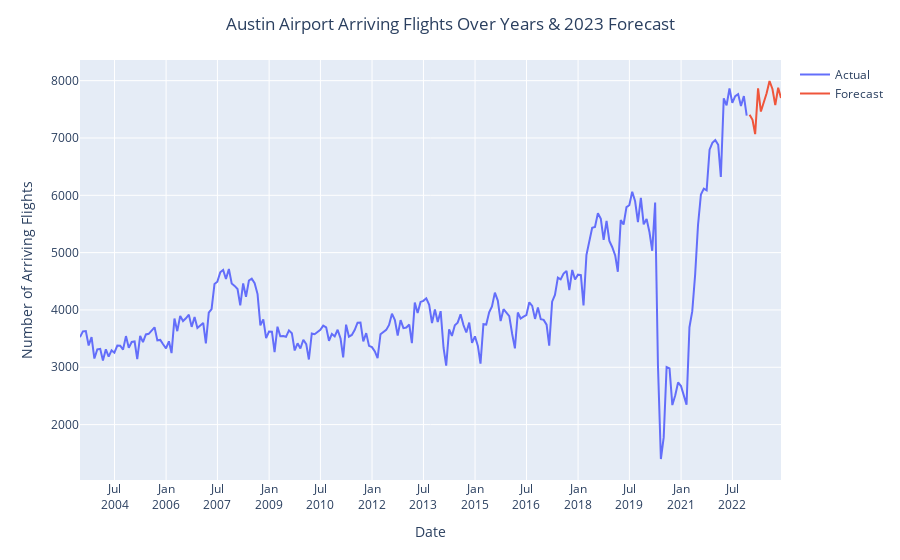

Notebook source saved alongside this figure:
### Code cell
fig2 = px.line()
fig2.add_scatter(x=flights_data.index, y=flights_data['actual'], mode='lines', name='Actual')
fig2.add_scatter(x=flights_data.index, y=flights_data['forecast'], mode='lines', name='Forecast')
fig2.update_layout(title=dict(text='Austin Airport Arriving Flights Over Years & 2023 Forecast',
                              x=0.5),
                   yaxis_title='Number of Arriving Flights',
                   xaxis=dict(title='Date',
                              dtick='M18',
                              tickformat='%b\n%Y'))

### Figure 1 — Plotly figure (JSON) as saved in the notebook; plotly's stock layout.template omitted (floating-point values rounded to 4 significant figures; data arrays with more than 128 entries replaced by an {"elided": "..."} marker saying what was removed)
{"data": [{"mode": "lines", "name": "Actual", "type": "scatter", "x": {"elided": "246 str values"}, "y": {"elided": "246 int values"}}, {"mode": "lines", "name": "Forecast", "type": "scatter", "x": {"elided": "246 str values"}, "y": {"elided": "246 float values"}}], "layout": {"autosize": true, "dragmode": "zoom", "legend": {"tracegroupgap": 0}, "margin": {"t": 60}, "title": {"text": "Austin Airport Arriving Flights Over Years & 2023 Forecast", "x": 0.5}, "xaxis": {"anchor": "y", "autorange": true, "domain": [0, 1], "dtick": "M18", "range": ["2003-06-30", "2023-11-30"], "tickformat": "%b\n%Y", "title": {"text": "Date"}, "type": "date"}, "yaxis": {"anchor": "x", "autorange": true, "domain": [0, 1], "range": [1034.0, 8361.0], "title": {"text": "Number of Arriving Flights"}, "type": "linear"}}}
